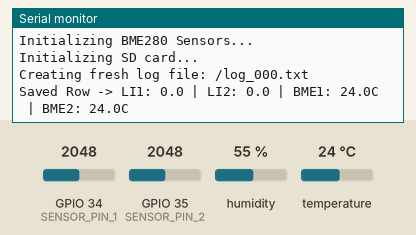
Recording of a sketch running on a simulated ESP32. Parts: the last lines printed to the serial monitor. Wiring (inferred from the names in the program): I2C bus: SDA GPIO 17; SCL GPIO 16. The inputs (shaded band) are chosen by the test bench; at power-on: temperature 24 °C, GPIO 34 (SENSOR_PIN_1) = 2048, GPIO 35 (SENSOR_PIN_2) = 2048, humidity 55 %. Storage starts empty.

Above: at 1.2 s.
1.3 s: temperature set to 12 °C
At 2.6 s:
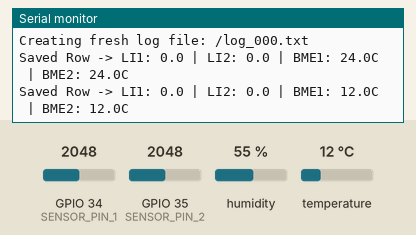
2.8 s: GPIO 34 (SENSOR_PIN_1) set to 2866
At 3.8 s:
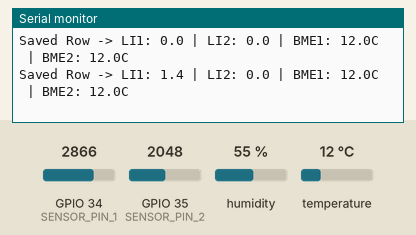
4.3 s: GPIO 35 (SENSOR_PIN_2) set to 2866
At 5.5 s:
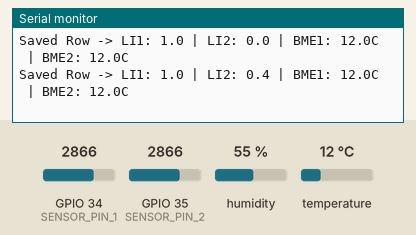
5.8 s: temperature set to 19 °C
At 6.8 s:
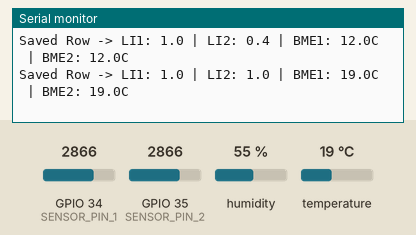
7.3 s: GPIO 34 (SENSOR_PIN_1) set to 3972
At 8.6 s:
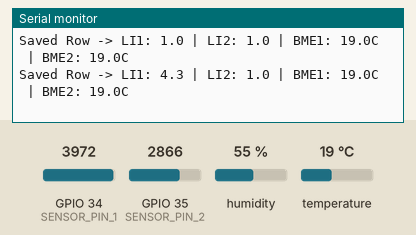
8.8 s: GPIO 35 (SENSOR_PIN_2) set to 3972
At 9.8 s:
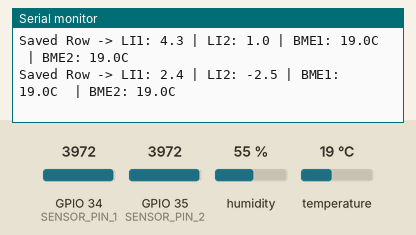
Timing chart, 0 to 11.3 s (numbered marks = the images above; inputs shaded):
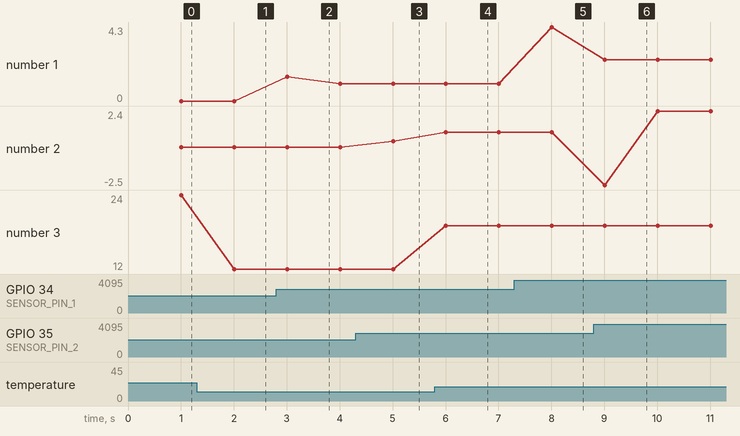

Measured:
- after the input at 1.3 s, the serial monitor: prints a new line after 0.71 s (image 1)
- after the input at 2.8 s, the serial monitor: prints a new line after 0.21 s (image 2)
- after the input at 4.3 s, the serial monitor: prints a new line after 0.71 s (image 3)
- after the input at 5.8 s, the serial monitor: prints a new line after 0.21 s (image 4)
- after the input at 7.3 s, the serial monitor: prints a new line after 0.71 s (image 5)
- after the input at 8.8 s, the serial monitor: prints a new line after 0.21 s (image 6)
- plotted number 1: 1 → 4.3 after the input at 7.3 s
- plotted number 2: 0 → 0.4 after the input at 4.3 s

The sketch:

Main_v2.ino
```cpp
#include <Arduino.h>
#include <SPI.h>
#include <SD.h>
#include <Wire.h>
#include <Adafruit_Sensor.h>
#include <Adafruit_BME280.h>

// Pins for the 2 sensors using internal ESP32 ADCs
const int SENSOR_PIN_1 = 34; // GPIO 34
const int SENSOR_PIN_2 = 35; // GPIO 35
const int REF_OUT_PIN = 16;
const int INDICATOR_PIN = 17;

// HW-125 SD Card Chip Select Pin
const int SD_CS_PIN = 5;
char filename[20]; // Will hold names like "/log_000.txt"

// Lock-in Parameters
const unsigned long sampleInterval = 1000;     // 1 ms sampling (1000 Hz sampling rate)
const unsigned long modulationInterval = 10000; // 10 ms half-cycle (50 Hz modulation)
unsigned long lastSampleTime = 0;
unsigned long lastToggleTime = 0;
bool refState = false;

// 1-Second Logging Timer
unsigned long lastSecTime = 0;
const unsigned long oneSecondInterval = 1000000; // 1 second in microseconds

// Rolling Average Parameters
const int WINDOW_SIZE = 60;
float buffer1[WINDOW_SIZE];
float buffer2[WINDOW_SIZE];
int bufferIndex = 0;
float runningSum1 = 0.0;
float runningSum2 = 0.0;

// Variables to hold the running totals for 1-second averaging
float secondSum1 = 0.0;
float secondSum2 = 0.0;
unsigned long secondSampleCount = 0;

// BME280 Instances
Adafruit_BME280 bme1; // Will use address 0x76 (SDO to GND)
Adafruit_BME280 bme2; // Will use address 0x77 (SDO to 3.3V)
File dataFile;

void setup() {
  Serial.begin(921600);

  pinMode(REF_OUT_PIN, OUTPUT);
  pinMode(INDICATOR_PIN, OUTPUT);
  pinMode(SENSOR_PIN_1, INPUT);
  pinMode(SENSOR_PIN_2, INPUT);

  // Initialize rolling filters
  for (int i = 0; i < WINDOW_SIZE; i++) {
    buffer1[i] = 0.0;
    buffer2[i] = 0.0;
  }

  // Start I2C bus (Default ESP32 pins: SDA=21, SCL=22)
  Wire.begin();

  // Initialize BME280 Sensors
  Serial.println("Initializing BME280 Sensors...");
  if (!bme1.begin(0x76, &Wire)) {
    Serial.println("Could not find BME280 Sensor 1 (0x76)! Check SDO wire.");
    while (1);
  }
  if (!bme2.begin(0x77, &Wire)) {
    Serial.println("Could not find BME280 Sensor 2 (0x77)! Check SDO wire.");
    while (1);
  }

  // Initialize SD Card
  Serial.println("Initializing SD card...");
  if (!SD.begin(SD_CS_PIN)) {
    Serial.println("SD Card initialization failed!");
    while (1);
  }

  // Find a unique filename
  int fileCount = 0;
  while (fileCount < 1000) {
    // Create names like "/log_000.txt", "/log_001.txt", etc.
    sprintf(filename, "/log_%03d.txt", fileCount);

    // If the file does NOT exist, we can safely use this name!
    if (!SD.exists(filename)) {
      break;
    }
    fileCount++;
  }

  Serial.print("Creating fresh log file: ");
  Serial.println(filename);

  // Open the new unique file
  dataFile = SD.open(filename, FILE_WRITE);
  if (!dataFile) {
    Serial.println("Error creating unique datalog file!");
    while (1);
  }

  // Write CSV Header to the brand-new file
  dataFile.println("Timestamp_ms,Avg_LockIn1,Avg_LockIn2,BME1_Temp_C,BME1_Hum_Pct,BME2_Temp_C,BME2_Hum_Pct");
  dataFile.flush();
}

void loop() {
  unsigned long currentMicros = micros();

  // 1. Generate Modulation Reference Signal (~50 Hz Square Wave)
  if (currentMicros - lastToggleTime >= modulationInterval) {
    refState = !refState;
    digitalWrite(REF_OUT_PIN, refState);
    lastToggleTime = currentMicros;
  }

  // 2. High-speed Asynchronous Sampling (Every 1 ms)
  if (currentMicros - lastSampleTime >= sampleInterval) {
    lastSampleTime = currentMicros;

    int adc1 = analogRead(SENSOR_PIN_1);
    int adc2 = analogRead(SENSOR_PIN_2);

    float ac_signal1 = (float)adc1 - 2048.0;
    float ac_signal2 = (float)adc2 - 2048.0;

    float psdValue1 = refState ? ac_signal1 : -ac_signal1;
    float psdValue2 = refState ? ac_signal2 : -ac_signal2;

    // 3. Rolling Average Filter (Cleans phase ripple)
    runningSum1 -= buffer1[bufferIndex];
    runningSum2 -= buffer2[bufferIndex];

    buffer1[bufferIndex] = psdValue1;
    buffer2[bufferIndex] = psdValue2;

    runningSum1 += psdValue1;
    runningSum2 += psdValue2;

    bufferIndex = (bufferIndex + 1) % WINDOW_SIZE;

    float lockInOutput1 = runningSum1 / WINDOW_SIZE;
    float lockInOutput2 = runningSum2 / WINDOW_SIZE;

    // Accumulate current lock-in outputs for the 1-second true math average
    secondSum1 += lockInOutput1;
    secondSum2 += lockInOutput2;
    secondSampleCount++;
  }

  // 4. Low-Speed Task: Process environmental sensors and Save Data (Every 1 Second)
  if (currentMicros - lastSecTime >= oneSecondInterval) {
    lastSecTime = currentMicros;
    digitalWrite(INDICATOR_PIN, HIGH);
    // Calculate final averaged Lock-In magnitudes for the past second
    float finalAvg1 = (secondSampleCount > 0) ? (secondSum1 / secondSampleCount) : 0;
    float finalAvg2 = (secondSampleCount > 0) ? (secondSum2 / secondSampleCount) : 0;

    // Reset 1-second accumulators immediately
    secondSum1 = 0;
    secondSum2 = 0;
    secondSampleCount = 0;

    // Read BME280 Data (Takes ~4-6ms, safe to run out here once a second)
    float t1 = bme1.readTemperature();
    float h1 = bme1.readHumidity();
    float t2 = bme2.readTemperature();
    float h2 = bme2.readHumidity();

    // Log compiled row to SD Card
    if (dataFile) {
      dataFile.print(millis());         dataFile.print(",");
      dataFile.print(finalAvg1, 2);     dataFile.print(",");
      dataFile.print(finalAvg2, 2);     dataFile.print(",");
      dataFile.print(t1, 1);            dataFile.print(",");
      dataFile.print(h1, 1);            dataFile.print(",");
      dataFile.print(t2, 1);            dataFile.print(",");
      dataFile.print(h2, 1);
      dataFile.println();

      // Force write to physical storage immediately since it happens only once a second
      dataFile.flush();
    }

    // Diagnostics print to Serial Monitor
    Serial.print("Saved Row -> LI1: "); Serial.print(finalAvg1,1);
    Serial.print(" | LI2: ");           Serial.print(finalAvg2,1);
    Serial.print(" | BME1: ");          Serial.print(t1,1); Serial.print("C ");
    Serial.print(" | BME2: ");          Serial.print(t2,1); Serial.println("C");
    digitalWrite(INDICATOR_PIN, LOW);
  }
}
```
